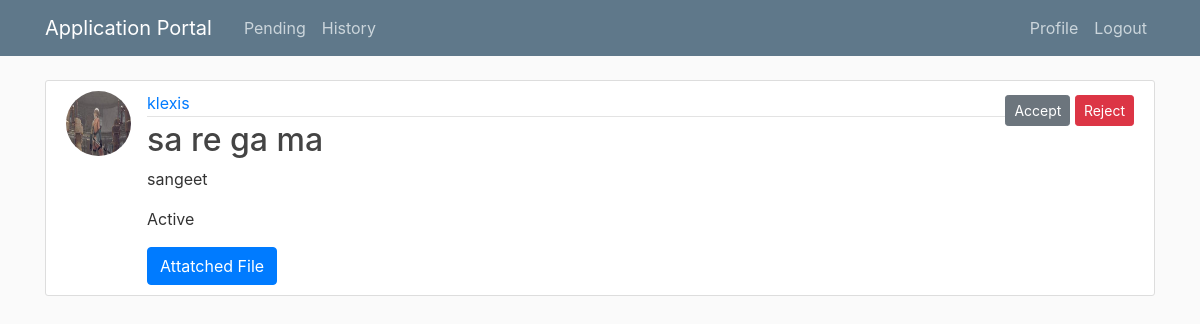
Screenshot of /permission/10/ (signed in) with the database file from the repository.
### blog/models.py (models this page shows, shortened)
class Permission(models.Model):
    parent = models.ForeignKey(Application, on_delete=models.CASCADE)
    receiver = models.ForeignKey(User, on_delete=models.CASCADE)
    phase = models.IntegerField(default=1)
    done = models.BooleanField(default=False)
    status = models.TextField(default='Active')

class Application(models.Model):
    title = models.CharField(max_length=100)
    content = models.TextField()
    status = models.TextField()
    attached_file = models.FileField(default='defaultFile.png', upload_to='attached_files')
    date_applied = models.DateTimeField(default=timezone.now)
    author = models.ForeignKey(User, on_delete=models.CASCADE)
    receiver1 = models.EmailField(max_length=100)
    receiver2 = models.EmailField(max_length=100)
    done = models.BooleanField(default=False)
    def attatched_file_link(self):
        if self.attached_file:
            return (self.attached_file.url)
        else:
            return "No attachment"

### users/models.py (models this page shows, shortened)
class Profile(models.Model):
    user = models.OneToOneField(User, on_delete=models.CASCADE)
    image = models.ImageField(default='default.jpg', upload_to='profile_pics')
    is_staff = models.BooleanField(default=False)

### blog/views.py (the view)
# urls.py: path('permission/<int:pk>/', views.PermissionDetailView.as_view(), name='permission-detail'),
class PermissionDetailView(LoginRequiredMixin, DetailView):
    model = Permission

### blog/templates/blog/permission_detail.html (shortened to what this page needs)
{% extends 'blog/base.html' %}
{% block content %}
{% if object.receiver == user %}
        <article class="media content-section">
            <img class="rounded-circle article-img" src="{{ object.parent.author.profile.image.url }}">
              <div class="media-body">
                <div class="article-metadata">
                  <a class="mr-2" href="#">{{ object.parent.author }}</a>
                </div>
                <h2 class="article-title">{{ object.parent.title }}</h2>
                <p class="article-content">{{ object.parent.content }}</p>
                <p class="article-content">{{ object.status }}</p>
                  <a class="btn btn-primary" href = {{object.parent.attatched_file_link}}>Attatched File</a>
              </div>
                {% if object.done == False %}
                <div>
                    <a class="btn btn-secondary btn-sm mt-1 mb-1" href="{% url 'accept' object.pk %}">Accept</a>
                    <a class="btn btn-danger btn-sm mt-1 mb-1" href="{% url 'reject' object.pk %}">Reject</a>
                </div>
                {% endif %}
        </article>
{% endif %}
{% endblock content %}

### blog/static/blog/main.css (style rules this page uses)
body { background: #fafafa; color: #333333; margin-top: 5rem; }
h1, h2, h3, h4, h5, h6 { color: #444444; }
.content-section { background: #ffffff; padding: 10px 20px; border: 1px solid #dddddd; border-radius: 3px; margin-bottom: 20px; }
.article-title { color: #444444; }
.article-content { white-space: pre-line; }
.article-img { height: 65px; width: 65px; margin-right: 16px; }
.article-metadata { padding-bottom: 1px; margin-bottom: 4px; border-bottom: 1px solid #e3e3e3 }

### rows the page displays
Permission: parent.author.profile.image (placeholder picture), parent.author "klexis", parent "sa re ga ma", parent.content "sangeet", status "Active"
